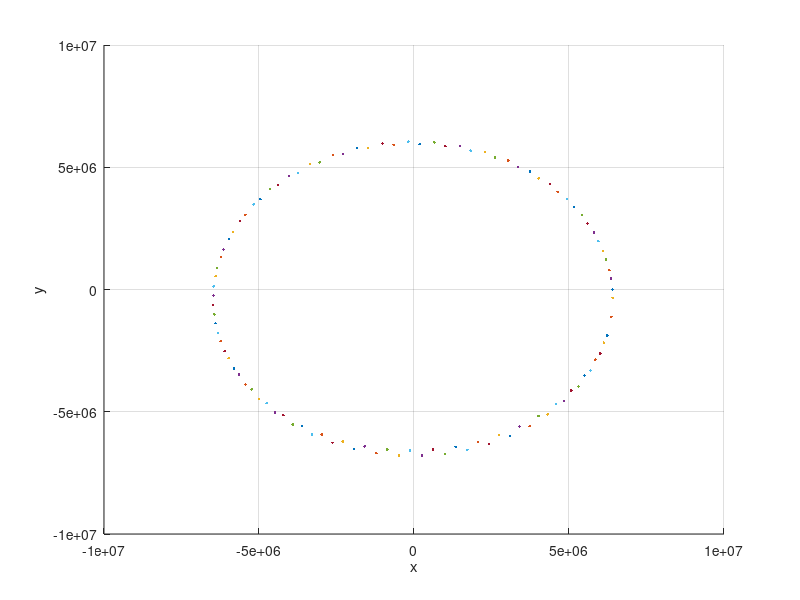
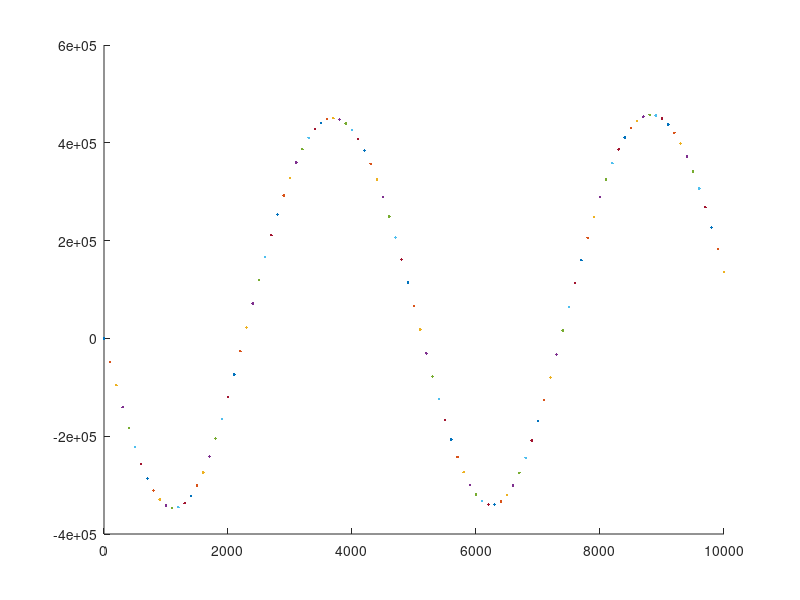

Here is the MATLAB script that generated these plots, in order:
%Scanning System Test
%--------------------
clear;clc;

%Equations
% v0 = sqrt(GM/r);    %Orbital Velocity
% ve = >sqrt(2*GM/r); %Escape Velocity
% g = GM/(r^2);       %Local Gravity
% Flight path angle

G = 6.67408E-11;      %[N*m^2/kg^2] Gravitational Constant

%Scan Extent Setup
scanresolution = 2;
m = 10;     %[kg]

%Target Properties
M = 6E24;   %[kg]
GM = G*M;   %[]

%Scan Progress Plot
%figure(2);clf;
figure(1);clf;
grid on;
hold on;
xlabel("x");
ylabel("y");
zlabel("z");
%axis([0 360 0 180]);

%Main Calculation (cartisian cordinates)
R = 6.4e6;
r = [R,0,0];
v = [0,1,0]*sqrt(GM/norm(r));
a = r/norm(r)*(-GM/(norm(r)^2));
tmax = 1E4;
dt = tmax/100;


%Forward Difference Evaluation



for t = 0:dt:tmax
  %Additonal Calculations
  h = cross(r,v);
  %A = GM*norm(r)/(2*GM-norm(r)*dot(v,v'));
  %e = norm(r)*dot(v,v')/GM - 1;

  %Kinematic Calculation Using Symplectic Integration Method
  v_prime = v + a*dt;
  r_prime = r + v_prime*dt;
  a_prime = r_prime/norm(r_prime)*(-GM/(norm(r_prime)^2));

  h_prime = cross(r_prime,v_prime);
  a_prime = a_prime + 0.5*h_prime/norm(h_prime)*r_prime(1)/norm(r_prime);

  %Plot Progress
  figure(1);
  scatter3(r(1),r(2),r(3),".");
  %scatter3(v(1),v(2),v(3));
  %scatter3(a(1),a(2),a(3));

  %Error Checking
  figure(2);hold on;
  plot(t,norm(r) - R);

  %Scan Progress
##  figure(3);hold on;
##  [r_polar(1),r_polar(2),r_polar(3)] = cart2sph(r(1),r(2),r(3));
##  plot(r,r_polar(3));

  %Step Update
  r = r_prime;
  v = v_prime;
  a = a_prime;
end




